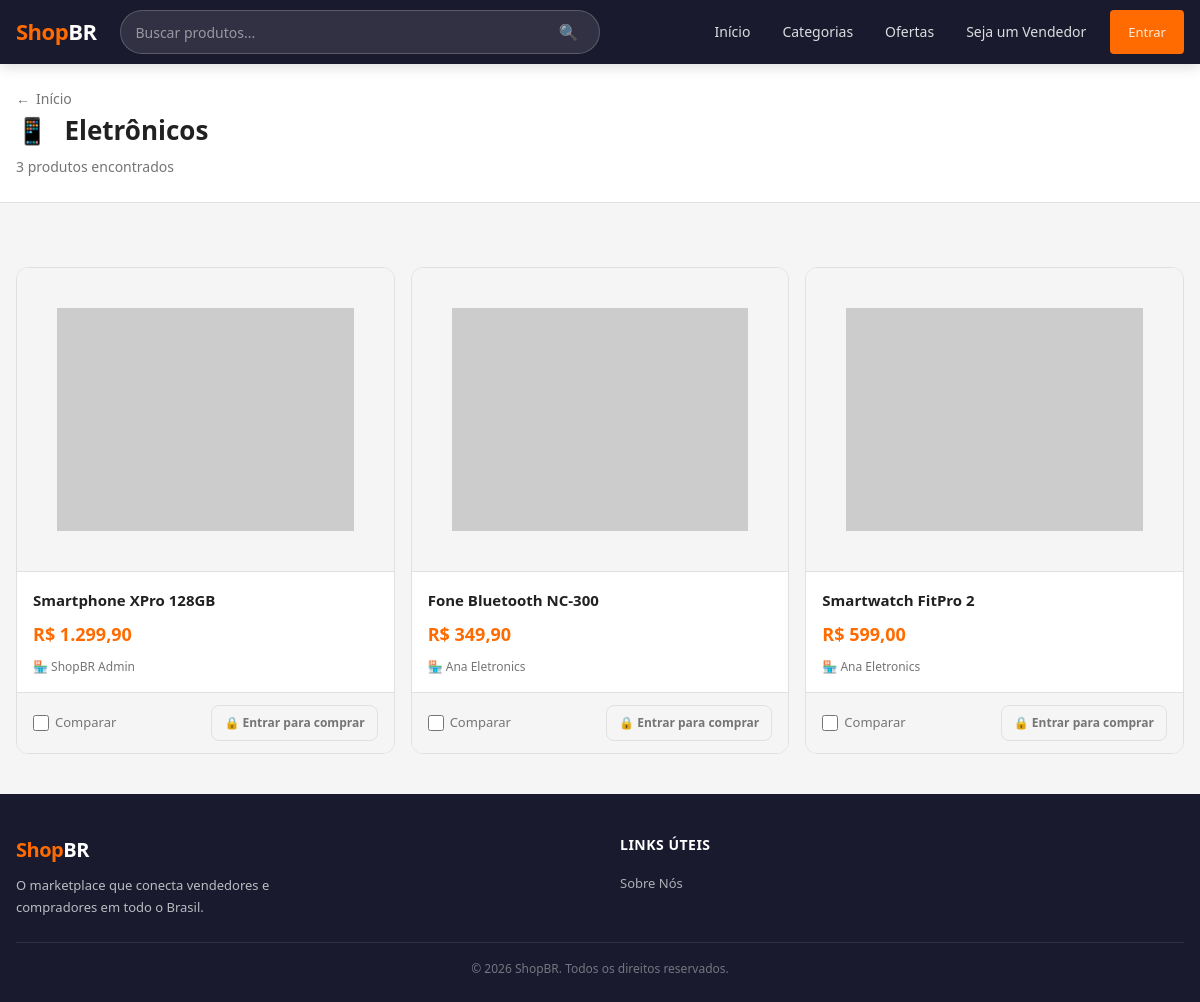
Screenshot of /categoria.php?slug=eletronicos with the database file from the repository.
### tables this page shows
CREATE TABLE IF NOT EXISTS categorias (
    id        INT UNSIGNED NOT NULL AUTO_INCREMENT,
    slug      VARCHAR(60)  NOT NULL,
    nome      VARCHAR(80)  NOT NULL,
    icone     VARCHAR(10)  NOT NULL DEFAULT '🗂️',

    PRIMARY KEY (id),
    UNIQUE KEY uq_categorias_slug (slug)
);

CREATE TABLE IF NOT EXISTS produtos (
    id            INT UNSIGNED       NOT NULL AUTO_INCREMENT,
    vendedor_id   INT UNSIGNED       NOT NULL,
    categoria_id  INT UNSIGNED       NOT NULL,
    nome          VARCHAR(150)       NOT NULL,
    descricao     TEXT,
    preco         DECIMAL(10, 2)     NOT NULL,
    estoque       INT UNSIGNED       NOT NULL DEFAULT 0,
    imagem_url    VARCHAR(512),
    ativo         TINYINT(1)         NOT NULL DEFAULT 1,
    criado_em     DATETIME           NOT NULL DEFAULT CURRENT_TIMESTAMP,
    atualizado_em DATETIME           NOT NULL DEFAULT CURRENT_TIMESTAMP ON UPDATE CURRENT_TIMESTAMP,

    PRIMARY KEY (id),
    KEY idx_produtos_vendedor  (vendedor_id),
    KEY idx_produtos_categoria (categoria_id),
    KEY idx_produtos_ativo     (ativo),

    CONSTRAINT fk_produtos_vendedor
        FOREIGN KEY (vendedor_id)  REFERENCES vendedores(id)
        ON DELETE CASCADE ON UPDATE CASCADE,

    CONSTRAINT fk_produtos_categoria
        FOREIGN KEY (categoria_id) REFERENCES categorias(id)
        ON DELETE RESTRICT ON UPDATE CASCADE
);

CREATE TABLE IF NOT EXISTS vendedores (
    id            INT UNSIGNED    NOT NULL AUTO_INCREMENT,
    usuario_id    INT UNSIGNED    NOT NULL,
    nome_loja     VARCHAR(100)    NOT NULL,
    cpf_cnpj      VARCHAR(18)     NOT NULL,
    telefone      VARCHAR(15)     NOT NULL,
    ativo         TINYINT(1)      NOT NULL DEFAULT 1,
    criado_em     DATETIME        NOT NULL DEFAULT CURRENT_TIMESTAMP,
    atualizado_em DATETIME        NOT NULL DEFAULT CURRENT_TIMESTAMP ON UPDATE CURRENT_TIMESTAMP,

    PRIMARY KEY (id),
    UNIQUE KEY uq_vendedores_usuario   (usuario_id),
    UNIQUE KEY uq_vendedores_cpf_cnpj  (cpf_cnpj),

    CONSTRAINT fk_vendedores_usuario
        FOREIGN KEY (usuario_id) REFERENCES usuarios(id)
        ON DELETE CASCADE ON UPDATE CASCADE
);

### session.php (called while the page is built, shortened)
<?php
function estaLogado(): bool
{
    return !empty($_SESSION['usuario_id']);
}

### categoria.php (the view, shortened to what this page needs)
<?php
require_once __DIR__ . '/config/session.php';
$slug = isset($_GET['slug']) ? trim($_GET['slug']) : '';
$currentCategory = null;
try {
    $db = getDB();
    if ($slug !== '') {
        $stmtCat = $db->prepare('SELECT id, slug, nome, icone FROM categorias WHERE slug = ? LIMIT 1');
        $stmtCat->execute([$slug]);
        $currentCategory = $stmtCat->fetch() ?: null;
    }
} catch (PDOException $e) {
}
$products    = [];
$totalCount  = 0;
try {
    $db = getDB();
    if ($currentCategory['id'] > 0) {
        $stmtCount = $db->prepare(
            'SELECT COUNT(*) as total FROM produtos WHERE categoria_id = ? AND ativo = 1'
        );
        $stmtCount->execute([$currentCategory['id']]);
        $totalCount = (int) $stmtCount->fetch()['total'];
        $stmtProd = $db->prepare(
            'SELECT p.id, p.nome, p.preco, p.imagem_url, v.nome_loja,
                    COALESCE(
                        (SELECT o.preco_oferta FROM ofertas o
                         WHERE o.produto_id = p.id AND o.ativa = 1 AND o.data_fim > NOW()
                         ORDER BY o.criado_em DESC LIMIT 1),
                        NULL
                    ) AS preco_oferta,
                    (SELECT o.data_fim FROM ofertas o
                     WHERE o.produto_id = p.id AND o.ativa = 1 AND o.data_fim > NOW()
                     ORDER BY o.criado_em DESC LIMIT 1) AS oferta_data_fim
             FROM produtos p
             INNER JOIN vendedores v ON v.id = p.vendedor_id
             WHERE p.categoria_id = ? AND p.ativo = 1
             ORDER BY p.criado_em DESC'
        );
        $stmtProd->execute([$currentCategory['id']]);
        $products = $stmtProd->fetchAll();
    }
} catch (PDOException $e) {
}
function formatarPreco(float $preco): string {
    return 'R$ ' . number_format($preco, 2, ',', '.');
}
$estaLogadoLocal    = estaLogado();
$ehVendedorLocal    = eVendedor();
?>
<!DOCTYPE html>
<html lang="pt-BR">
<head>
    <link rel="stylesheet" href="css/style.css">
</head>
<body>
<?php require_once __DIR__ . '/includes/header.php'; ?>
<main>
    <div class="category-page-header">
        <div class="container">
            <nav aria-label="Caminho de navegação">
                <a href="index.php" class="back-link">
                    <span aria-hidden="true">←</span> Início
                </a>
            </nav>
            <h1>
                <span aria-hidden="true"><?= $currentCategory['icone'] ?></span>
                <?= htmlspecialchars($currentCategory['nome'], ENT_QUOTES, 'UTF-8') ?>
            </h1>
            <p>
                <?php if ($totalCount > 0): ?>
                    <?= $totalCount ?> <?= $totalCount === 1 ? 'produto encontrado' : 'produtos encontrados' ?>
                <?php else: ?>
                    Nenhum produto disponível nesta categoria ainda.
                <?php endif; ?>
            </p>
        </div>
    </div>
    <section class="section" aria-labelledby="products-heading">
        <div class="container">
            <?php if (empty($products)): ?>
                <div class="empty-message" role="status">
                    <div class="empty-icon">📦</div>
                    <h3>Nenhum produto aqui ainda</h3>
                    <p>Os vendedores ainda não cadastraram produtos nesta categoria. Volte em breve!</p>
                </div>
            <?php else: ?>
                <div class="product-grid" role="list">
                    <?php foreach ($products as $product):
                        $productId    = (int) $product['id'];
                        $productName  = htmlspecialchars($product['nome'],       ENT_QUOTES, 'UTF-8');
                        $productPrice = formatarPreco((float) $product['preco']);
                        $productStore = htmlspecialchars($product['nome_loja'],  ENT_QUOTES, 'UTF-8');
                        $productImage = $product['imagem_url']
                            ? htmlspecialchars($product['imagem_url'], ENT_QUOTES, 'UTF-8')
                            : null;
                        $categoryName  = htmlspecialchars($currentCategory['nome'], ENT_QUOTES, 'UTF-8');
                        $temOferta     = $product['preco_oferta'] !== null;
                        $precoFinal    = $temOferta ? formatarPreco((float)$product['preco_oferta']) : $productPrice;
                        $comparePrice  = $temOferta ? $precoFinal : $productPrice;
                    ?>
                        <article class="product-card" role="listitem" aria-label="<?= $productName ?>">
                            <div class="product-image" aria-hidden="true">
                                <?php if ($productImage): ?>
                                    <img src="<?= $productImage ?>" alt="<?= $productName ?>" loading="lazy">
                                <?php else: ?>
                                    📦
                                <?php endif; ?>
                            </div>
                            <div class="product-info">
                                <h3 class="product-name"><?= $productName ?></h3>
                                <div class="product-price-group">
                                    <?php if ($temOferta): ?>
                                        <span class="product-price-original"><?= $productPrice ?></span>
                                        <span class="product-price product-price-offer"><?= $precoFinal ?></span>
                                    <?php else: ?>
                                        <span class="product-price"><?= $productPrice ?></span>
                                    <?php endif; ?>
                                </div>
                                <p class="product-store">🏪 <?= $productStore ?></p>
                            </div>
                            <div class="product-card-footer">
                                <div class="product-compare">
                                    <label>
                                        <input
                                            type="checkbox"
                                            class="compare-checkbox"
                                            data-id="<?= $productId ?>"
                                            data-name="<?= $productName ?>"
                                            data-price="<?= $comparePrice ?>"
                                            data-price-original="<?= $temOferta ? $productPrice : '' ?>"
                                            data-category="<?= $categoryName ?>"
                                            data-rating="0"
                                            data-image="<?= htmlspecialchars($product['imagem_url'] ?? '', ENT_QUOTES, 'UTF-8') ?>"
                                            aria-label="Adicionar <?= $productName ?> à comparação"
                                        >
                                        Comparar
                                    </label>
                                </div>
                                <?php if ($estaLogadoLocal && !$ehVendedorLocal): ?>
                                    <button
                                        class="btn-add-cart"
                                        data-id="<?= $productId ?>"
                                        data-nome="<?= $productName ?>"
                                        aria-label="Adicionar <?= $productName ?> ao carrinho"
                                    >🛒 Adicionar</button>
                                <?php elseif (!$estaLogadoLocal): ?>
                                    <a href="login.php" class="btn-add-cart btn-add-cart-login">
                                        🔒 Entrar para comprar
                                    </a>
                                <?php endif; ?>
                            </div>
                        </article>
                    <?php endforeach; ?>
                </div>
            <?php endif; ?>
        </div>
    </section>
</main>
<footer class="site-footer" role="contentinfo">
    <div class="container">
        <div class="footer-inner">
            <div class="footer-brand">
                <a href="index.php" class="site-logo" aria-label="ShopBR">Shop<span>BR</span></a>
                <p>O marketplace que conecta vendedores e compradores em todo o Brasil.</p>
            </div>
            <div class="footer-links">
                <h4>Links Úteis</h4>
                <ul><li><a href="sobre.php">Sobre Nós</a></li></ul>
            </div>
        </div>
        <div class="footer-bottom">
            <p>&copy; <?= date('Y') ?> ShopBR. Todos os direitos reservados.</p>
        </div>
    </div>
</footer>
</body>
</html>

### rows the page displays
categorias: icone "📱", nome "Eletrônicos"
produtos: nome "Smartphone XPro 128GB", preco "R$ 1.299,90", vendedor.nome_loja "ShopBR Admin"
produtos: nome "Fone Bluetooth NC-300", preco "R$ 349,90", vendedor.nome_loja "Ana Eletronics"
produtos: nome "Smartwatch FitPro 2", preco "R$ 599,00", vendedor.nome_loja "Ana Eletronics"

### other values shown
$totalCount "3"
